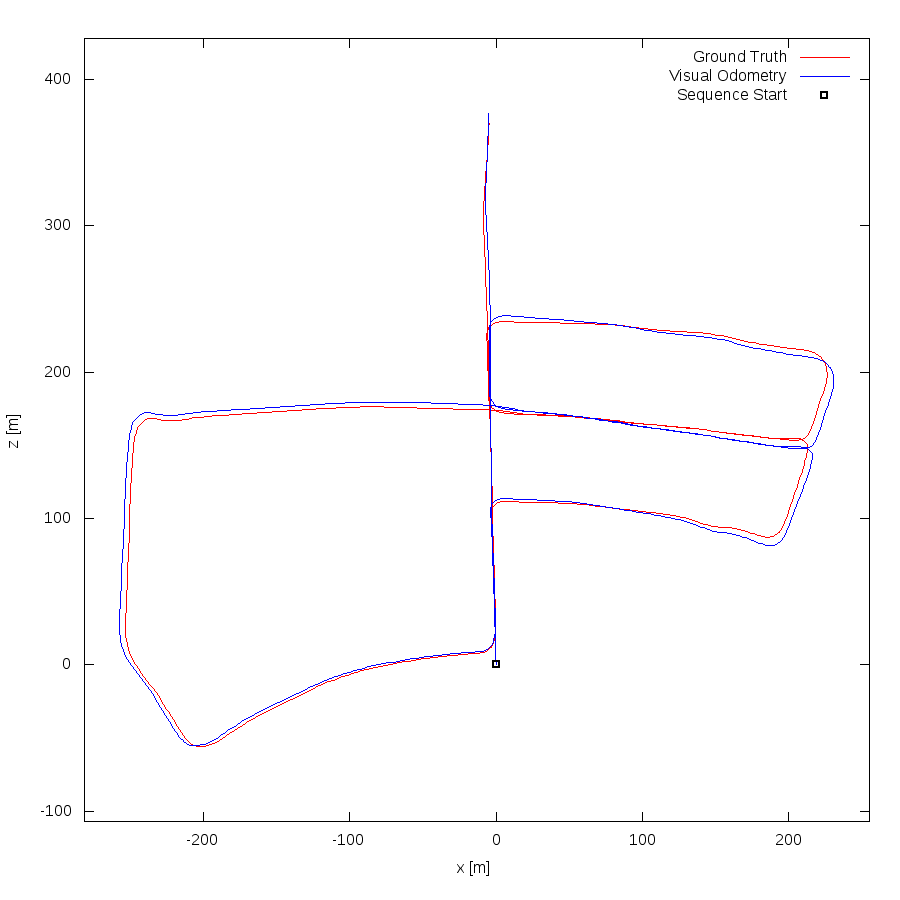

This figure's gnuplot source:
set term postscript eps enhanced color
set output "05.eps"
set size ratio -1
set xrange [-281:255]
set yrange [-107:428]
set xlabel "x [m]"
set ylabel "z [m]"
plot "05.txt" using 1:2 lc rgb "#FF0000" title 'Ground Truth' w lines,"05.txt" using 3:4 lc rgb "#0000FF" title 'Visual Odometry' w lines,"< head -1 05.txt" using 1:2 lc rgb "#000000" pt 4 ps 1 lw 2 title 'Sequence Start' w points
